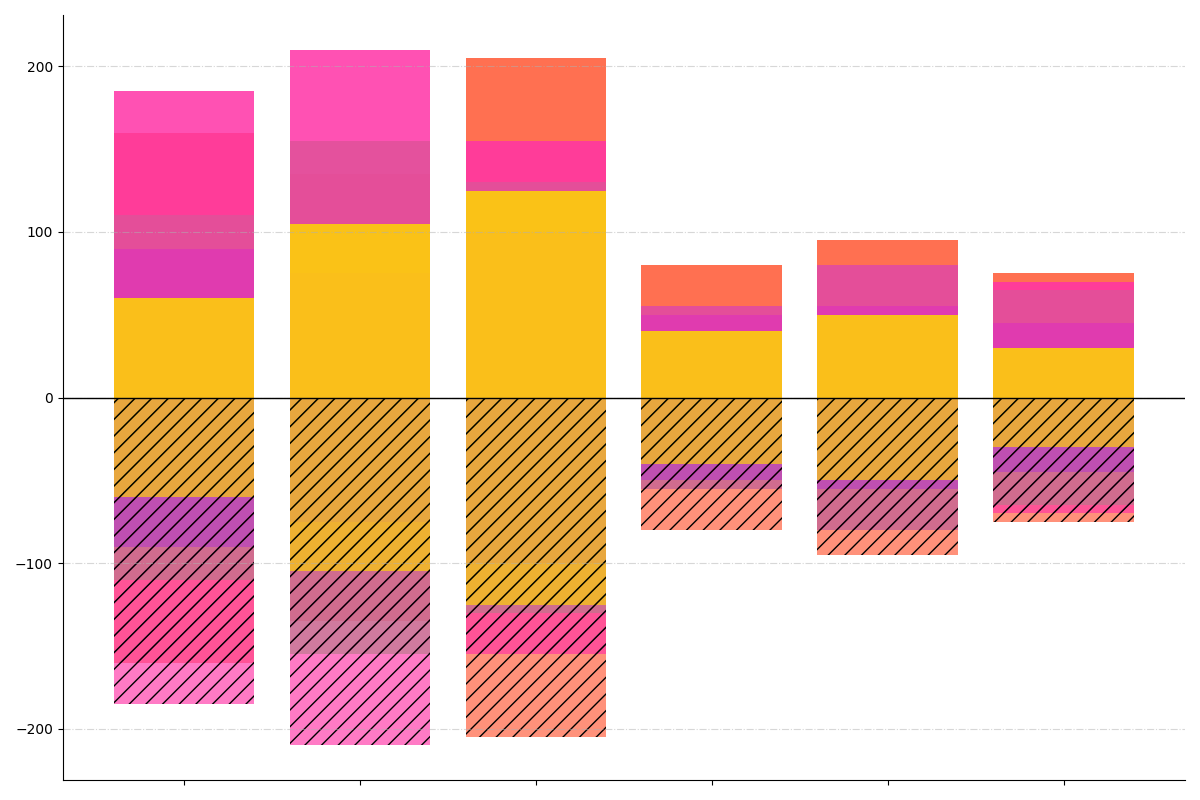

Generate this figure with Python:
import matplotlib.pyplot as plt
import numpy as np

regions = ['North America', 'Europe', 'Asia', 'Africa', 'South America', 'Oceania']
sectors = ['Wildlife Protection', 'Forest Conservation', 'Ocean Cleanup', 'Renewable Energy', 'Pollution Control']

contributions = np.array([
    [320, 220, 180, 370, 120],
    [270, 310, 150, 420, 210],
    [410, 260, 200, 310, 250],
    [160, 110, 100, 110, 80],
    [190, 160, 110, 160, 100],
    [150, 130, 90, 140, 60]
])

positive_contributions = np.array([
    [160, 110, 90, 185, 60],
    [135, 155, 75, 210, 105],
    [205, 130, 100, 155, 125],
    [80, 55, 50, 55, 40],
    [95, 80, 55, 80, 50],
    [75, 65, 45, 70, 30]
])

negative_contributions = positive_contributions - contributions

fig, ax = plt.subplots(figsize=(12, 8))

colors = ['#FF5733', '#33FF57', '#3357FF', '#FF33A6', '#FFD700']

x = np.arange(len(regions))
for i in range(len(sectors)):
    ax.bar(x, negative_contributions[:, i], color=colors[i], alpha=0.65, hatch='//')
    ax.bar(x, positive_contributions[:, i], color=colors[i], alpha=0.85, hatch='')

ax.axhline(0, color='black', linewidth=1)

ax.set_xticks(x)
ax.set_xticklabels([])  # Removed text labels for x-axis

ax.yaxis.grid(True, linestyle='-.', alpha=0.5)

ax.spines['top'].set_visible(False)
ax.spines['right'].set_visible(False)

plt.tight_layout()
plt.show()
